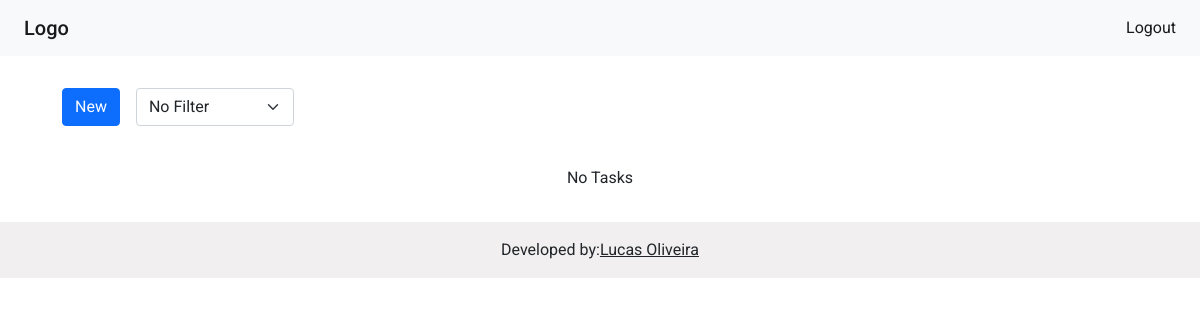
Before: /user_page (signed in) with the older database file.
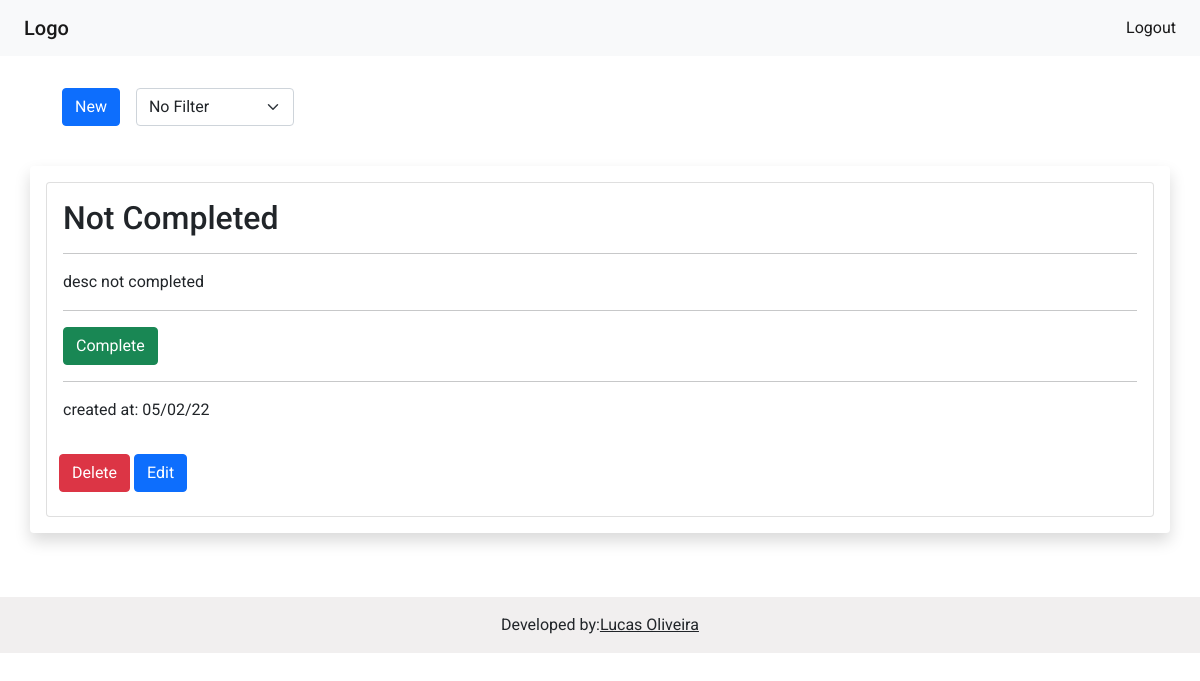
After: the same page with the newer database file.
### app/models/tables/item.py (models this page shows, shortened)
class Item(db.Model):
    id = db.Column(db.Integer, primary_key=True)
    title = db.Column(db.String(100), nullable=False)
    description = db.Column(db.Text, nullable=False)
    completed = db.Column(db.Boolean, default=False, nullable=True)
    created_at = db.Column(db.DateTime, nullable=True, default=datetime.utcnow)
    owner_id = db.Column(db.Integer, db.ForeignKey('user.id'), nullable=False)

### app/controllers/routes.py (the view, shortened to what this page needs)
@app.route('/user_page', defaults={'op': None}, methods=['GET', 'POST'])
@app.route('/user_page/<int:op>', methods=['GET', 'POST'])
def user_page(op):
    if 'user' not in session:
        return redirect(url_for('login'))
    form = AddItemForm()
    if op:
        if op == 1:
            items = Item.query.filter_by(owner_id=session['id'], completed=True).order_by(Item.created_at.desc()).all()
        if op == 2:
            items = Item.query.filter_by(owner_id=session['id'], completed=False).order_by(Item.created_at.desc()).all()
        if op == 0:
            items = Item.query.filter_by(owner_id=session['id']).order_by(Item.created_at.desc()).all()
    else:
        items = Item.query.filter_by(owner_id=session['id']).order_by(Item.created_at.desc()).all()
    return render_template('user_page.html', form=form, items=items, op=op)

### app/models/forms/add_item_form.py
class AddItemForm(FlaskForm):
    title = StringField('Title', validators=[DataRequired()], render_kw={'placeholder': 'Title', 'autocomplete': 'off'})
    description = TextAreaField('Description', validators=[DataRequired()], render_kw={'placeholder': 'Description', 'autocomplete': 'off'})
    submit = SubmitField('Add', render_kw={'class': 'button'})

### app/templates/user_page.html (shortened to what this page needs)
{% extends 'base.html' %}
{% block style %} <link rel="stylesheet" href="{{ url_for('static', filename='css/user_page.css') }}"> {% endblock %}
{% block nav %}
<li class="nav-item active">
  <a href="{{ url_for('logout') }}" class="nav-link active">Logout</a>
</li>
{% endblock %}
{% block main %}
<main class='d-row justify-content-between'>
    <div class="container d-row options">
        <br>
        <button type="button" class="btn btn-primary" data-bs-toggle="modal" data-bs-target="#exampleModal">
            New
        </button>
        <form action="{{ url_for('filter') }}" method="POST">
          <select style='cursor: pointer;' class='form-select' name="filter" id="filter" onchange='this.form.submit()'>
            <option {% if op == 0 %}selected{% endif %} value="0">No Filter</option>
          </select>
        </form>
    </div>
    <br>
  {% if items %}
  {% for item in items %}
    <div class="container shadow p-3 mb-5 bg-body rounded">
        <div class="card">
            <div class="card-body">
              <h2>{{item.title|striptags}}</h2>
              <hr>
              <p>{{item.description|striptags}}</p>
              <hr>
              {% if item.completed == False %}
              <form action="{{ url_for('complete_task') }}" method="POST">
                <button class="btn btn-success" type="submit">Complete</button>
              </form>
              {% else %}
                <p>Task completed</p>
                {% set tc = True%}
              {% endif %}
              <hr>
              <p>created at: {{item.created_at.strftime("%d/%m/%y")}}</p>
            </div>
            <div class="container">
                <form onsubmit="return confirm('Are you sure you want to delete this task?');" action="{{ url_for('delete_item') }}" method="POST">
                    <button class="btn btn-danger" type="submit">Delete</button>
                    <button type="button" class="btn btn-primary" {% if tc == True %}disabled{% endif %} data-bs-toggle="modal" data-bs-target="#exampleModalEdit{{item.id}}">
                        Edit
                    </button>
                  </form>
                  <br>
                </div>
        </div>
    </div>
    {% endfor %}
    {% else %}
      {% if op == 1 %}
        <div>
          <p>No Completed Tasks</p>
        </div>
      {% elif op == 2 %}
        <div>
          <p>No Uncompleted Tasks</p>
        </div>
      {% elif op == 0 %}
        <div>
          <p>No Tasks</p>
        </div>
      {% else %}
        <div>
          <p>No Tasks</p>
        </div>
      {% endif %}
    {% endif %}
</main>
{% endblock %}

### app/templates/base.html (shortened to what this page needs)
<!DOCTYPE html>
<html lang="en">
<head>
    <link rel="stylesheet" href="{{ url_for('static', filename='css/base.css') }}">
    <link href="https://cdn.jsdelivr.net/npm/bootstrap@5.1.3/dist/css/bootstrap.min.css" rel="stylesheet">
    {% block style %} {% endblock %}
</head>
<body>
    <header>
        <nav class="navbar navbar-expand-sm navbar-light bg-light">
            <a href="{{ url_for('index') }}" class="navbar-brand mb-0 h1 ps-4">Logo</a>
            <div class="collapse navbar-collapse" id="mydropdown">
                <ul class="navbar-nav pe-3 ps-3 ms-auto mb-2 mb-lg-0">
                    {% block nav%}{% endblock %}
                </ul>
            </div>
        </nav>
    </header>
    {% block main %}
    {% endblock %}
    <footer class="text-center text-white">
        <div class="d-flex justify-content-center align-items-center text-center text-dark p-3" style="background-color: #f1efef;">
          <div>Developed by: </div>
          <a class="text-dark" target="blank_" href="https://linkedin.com/in/lucas-gomes-oliveira">Lucas Oliveira</a>
        </div>
    </footer>
</body>
</html>

### app/static/css/base.css (style rules this page uses)
* { margin: 0; padding: 0; box-sizing: border-box; font-family: 'Roboto', sans-serif; }

### app/static/css/user_page.css (style rules this page uses)
main { padding: 1rem; display: flex; flex-direction: column; align-items: center; justify-content: center; }
.options { display: flex; gap: 1rem; padding: 1rem; }

Changed rows visible on the page:
added Item: title "Not Completed", description "desc not completed", created_at "05/02/22"
Other visible differences:
text no longer shown: "No Tasks"
